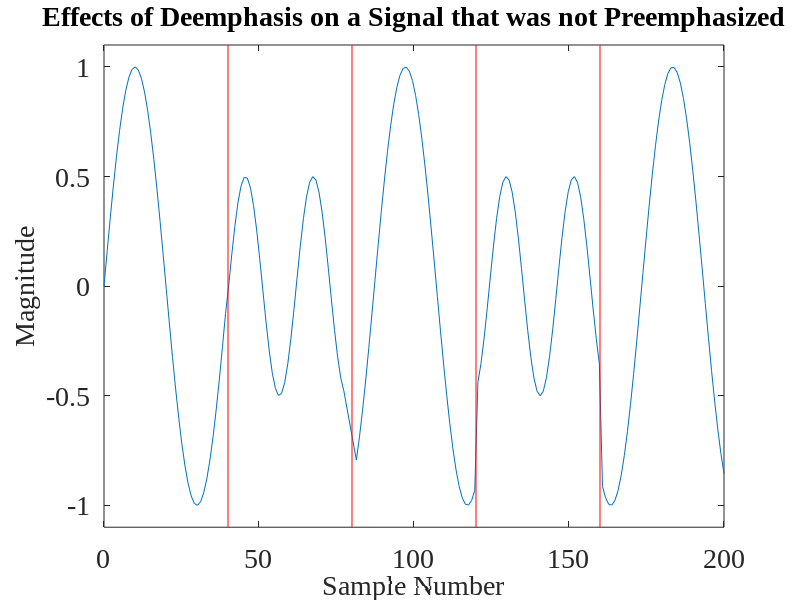

This chart was generated by the following MATLAB code:
fontSize = 20;

x = linspace(0,200,200);
y1 = sin(2*pi*x/40);
y2 = sin(2*pi*x/(1/2200*48000))*0.5;
y = cat(2, y1(1:40), y2(1:40), y1(34:73), y2(19:58),y1(68:107));
f = figure('Position',[0,0,1280,1024]);
set(gcf,'color','w');
x1 = cat(2, x(1:78), x(82:200));
yn1 = cat(2, y(1:78),y(82:200));
plot(x1, yn1);
filename = 'Effects of Deemphasis on a Signal that was not Preemphasized';
title(filename);
xlabel('Sample Number');
ylabel('Magnitude');
minY = min(y);
maxY = max(y);
center = (minY+maxY)/ 2;
rangeY = maxY - minY;
adjustedRange = 0.55*rangeY;
minY = (center - adjustedRange);
maxY = (center + adjustedRange);
ylim([minY maxY]);
set(gca,'FontSize',fontSize, 'FontName', 'Times New Roman');
set(findall(gcf,'type','text'),'FontSize',fontSize, 'FontName', 'Times New Roman');
yL = get(gca,'YLim');
line([40 40],yL,'Color','r');
line([80 80],yL,'Color','r');
line([120 120],yL,'Color','r');
line([160 160],yL,'Color','r');
saveas(f, strcat('.\..\..\..\rrxthesis\images\',regexprep(filename,'[^\w'']',''),'.png'));
pause();
close(f);
clear all;